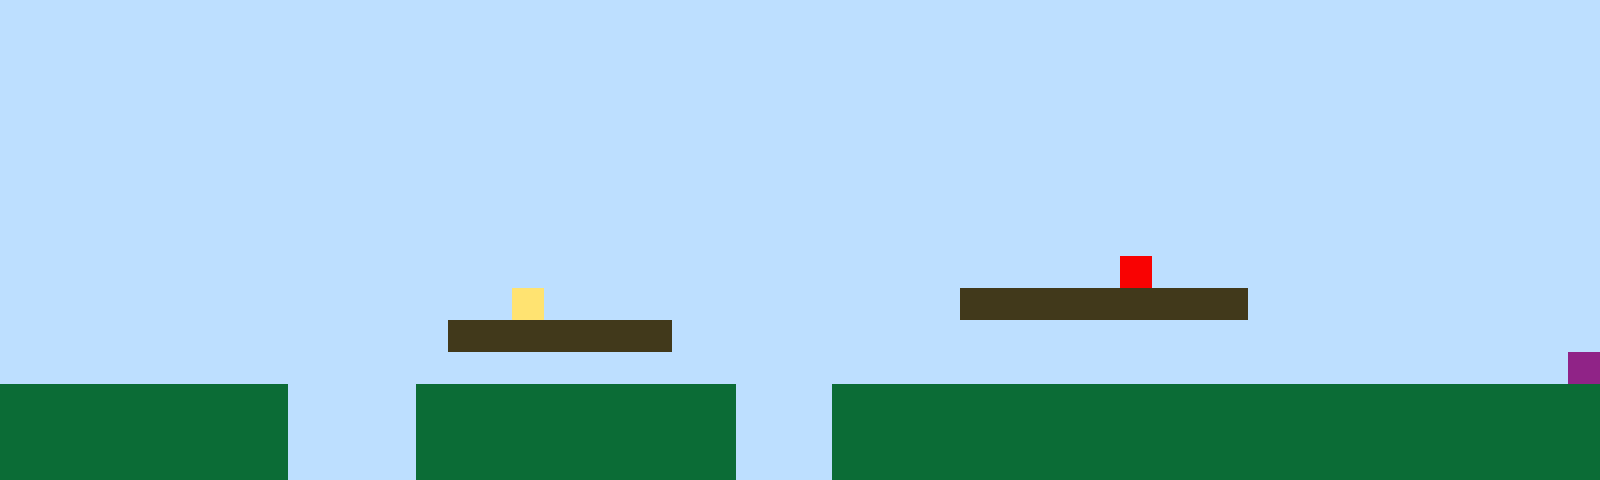

Below is a game level as drawn by its tile map, then a one-line description and the .tmx file that defines it, in full:
An orthogonal 50x15 tile map with 32x32 px tiles, 1 tile layer (Tile Layer 1).

<map version="1.10" tiledversion="1.11.2" orientation="orthogonal" renderorder="right-up" width="50" height="15" tilewidth="32" tileheight="32" infinite="0" nextlayerid="2" nextobjectid="1"><editorsettings><export target="map1.csv" format="csv" /></editorsettings><tileset firstgid="1" name="sprites" tilewidth="32" tileheight="32" tilecount="6" columns="3"><image source="sprites.png" width="96" height="64" /></tileset><layer id="1" name="Tile Layer 1" width="50" height="15"><data encoding="csv">1,1,1,1,1,1,1,1,1,1,1,1,1,1,1,1,1,1,1,1,1,1,1,1,1,1,1,1,1,1,1,1,1,1,1,1,1,1,1,1,1,1,1,1,1,1,1,1,1,1,1,1,1,1,1,1,1,1,1,1,1,1,1,1,1,1,1,1,1,1,1,1,1,1,1,1,1,1,1,1,1,1,1,1,1,1,1,1,1,1,1,1,1,1,1,1,1,1,1,1,1,1,1,1,1,1,1,1,1,1,1,1,1,1,1,1,1,1,1,1,1,1,1,1,1,1,1,1,1,1,1,1,1,1,1,1,1,1,1,1,1,1,1,1,1,1,1,1,1,1,1,1,1,1,1,1,1,1,1,1,1,1,1,1,1,1,1,1,1,1,1,1,1,1,1,1,1,1,1,1,1,1,1,1,1,1,1,1,1,1,1,1,1,1,1,1,1,1,1,1,1,1,1,1,1,1,1,1,1,1,1,1,1,1,1,1,1,1,1,1,1,1,1,1,1,1,1,1,1,1,1,1,1,1,1,1,1,1,1,1,1,1,1,1,1,1,1,1,1,1,1,1,1,1,1,1,1,1,1,1,1,1,1,1,1,1,1,1,1,1,1,1,1,1,1,1,1,1,1,1,1,1,1,1,1,1,1,1,1,1,1,1,1,1,1,1,1,1,1,1,1,1,1,1,1,1,1,1,1,1,1,1,1,1,1,1,1,1,1,1,1,1,1,1,1,1,1,1,1,1,1,1,1,1,1,1,1,1,1,1,1,1,1,1,1,1,1,1,1,1,1,1,1,1,1,1,1,1,1,1,1,1,1,1,1,1,1,1,1,1,1,1,1,1,1,1,1,1,1,1,1,1,1,1,1,1,1,1,1,1,1,1,1,1,1,1,1,1,1,1,1,1,1,1,1,1,1,1,1,1,1,1,1,1,1,1,1,1,1,1,1,1,1,1,1,1,1,1,1,1,1,1,1,1,1,5,1,1,1,1,1,1,1,1,1,1,1,1,1,1,1,1,1,1,1,1,1,1,1,1,1,1,1,1,1,1,4,1,1,1,1,1,1,1,1,1,1,1,1,1,3,3,3,3,3,3,3,3,3,1,1,1,1,1,1,1,1,1,1,1,1,1,1,1,1,1,1,1,1,1,1,1,1,1,3,3,3,3,3,3,3,1,1,1,1,1,1,1,1,1,1,1,1,1,1,1,1,1,1,1,1,1,1,1,1,1,1,1,1,1,1,1,1,1,1,1,1,1,1,1,1,1,1,1,1,1,1,1,1,1,1,1,1,1,1,1,1,1,1,1,1,1,1,1,1,1,1,1,1,1,1,1,1,1,1,1,1,1,1,6,2,2,2,2,2,2,2,2,2,1,1,1,1,2,2,2,2,2,2,2,2,2,2,1,1,1,2,2,2,2,2,2,2,2,2,2,2,2,2,2,2,2,2,2,2,2,2,2,2,2,2,2,2,2,2,2,2,2,2,1,1,1,1,2,2,2,2,2,2,2,2,2,2,1,1,1,2,2,2,2,2,2,2,2,2,2,2,2,2,2,2,2,2,2,2,2,2,2,2,2,2,2,2,2,2,2,2,2,2,1,1,1,1,2,2,2,2,2,2,2,2,2,2,1,1,1,2,2,2,2,2,2,2,2,2,2,2,2,2,2,2,2,2,2,2,2,2,2,2,2</data></layer></map>
